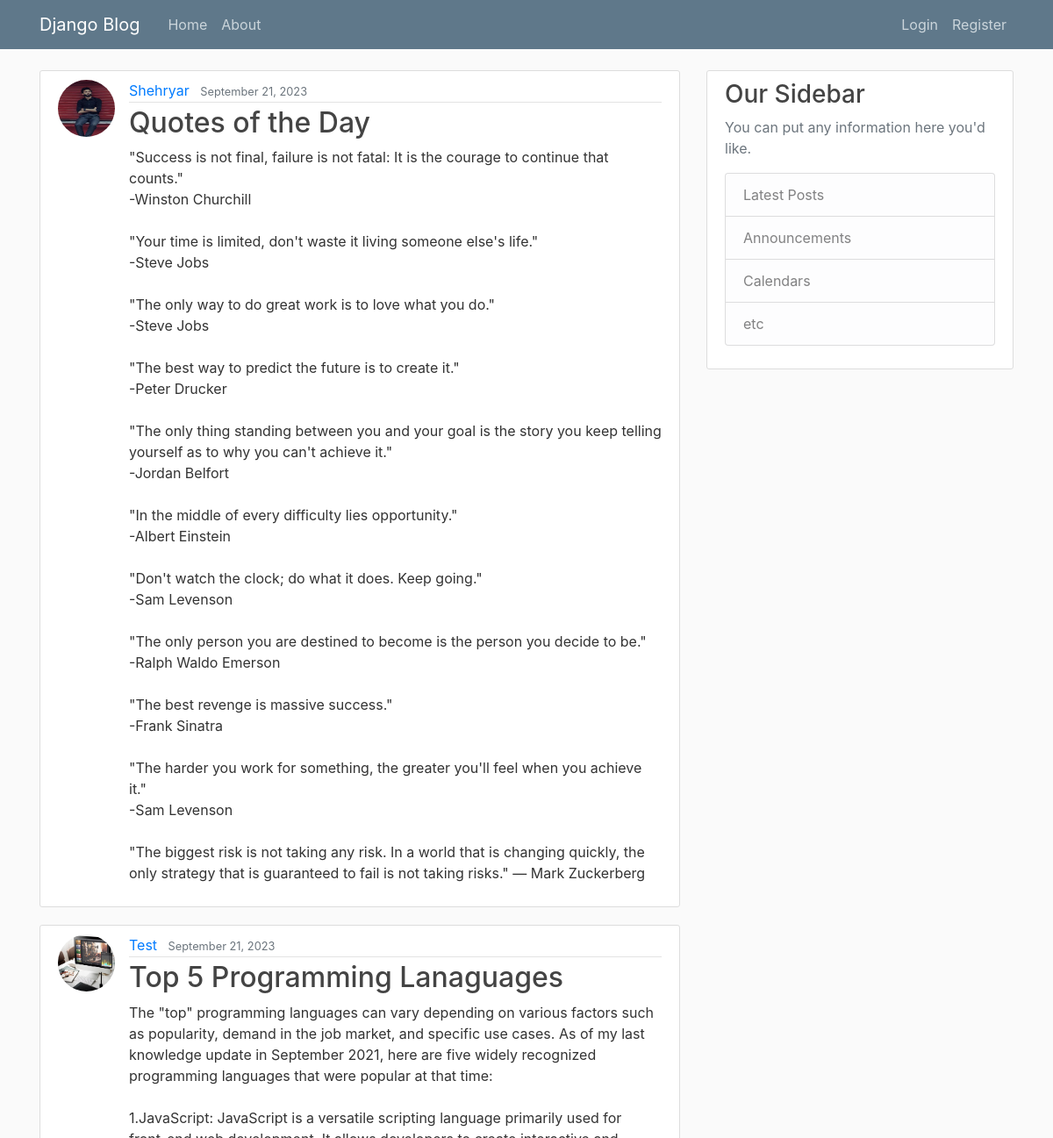
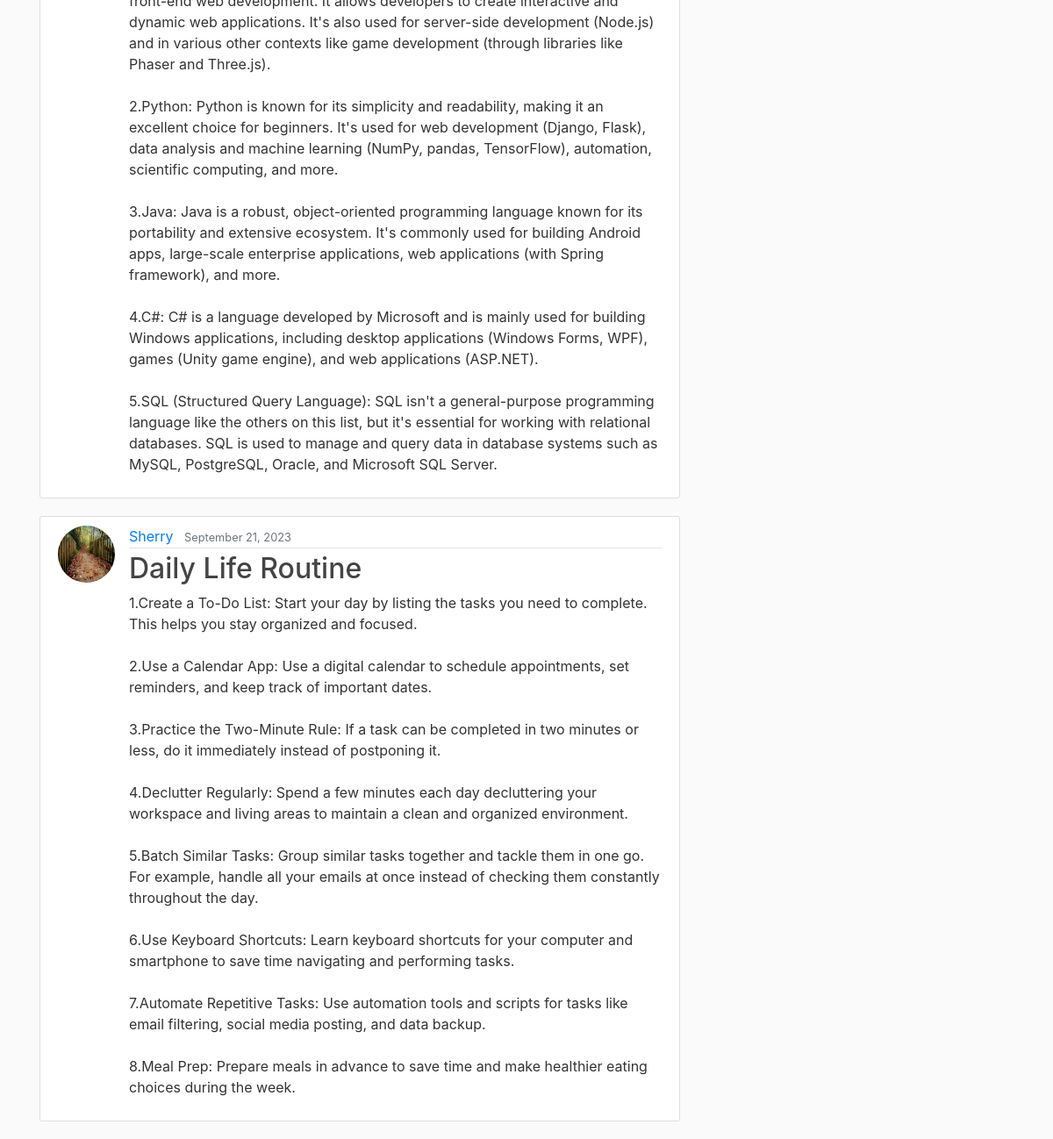
The page / on the database its author committed (2 pictures, top to bottom).
### About/models.py (models this page shows, shortened)
class posts(models.Model):
    title= models.CharField(max_length=100)
    content= models.TextField()
    date_posted= models.DateTimeField(default=timezone.now)
    author= models.ForeignKey(User, on_delete=models.CASCADE)

### users/models.py (models this page shows, shortened)
class Profile(models.Model):
    user = models.OneToOneField(User , on_delete=models.CASCADE )
    image = models.ImageField(default='default.jpg', upload_to='profile_pics')

### About/views.py (the view)
# urls.py: path('', PostListView.as_view(), name='About-home'),
class PostListView(ListView):
   model = posts
   template_name = 'About/template.html'
   context_object_name = 'posts'
   ordering = ['-date_posted']
   paginate_by = 5

### About/templates/About/template.html (shortened to what this page needs)
{% extends "About/base.html" %}
   {% block content %}
   {% for post in posts %}
      <article class="media content-section">
      <img class="rounded-circle article-img" src="{{ post.author.profile.image.url }}">
      <div class="media-body">
      <div class="article-metadata">
      <a class="mr-2" href="{% url 'users-posts' post.author.username  %}">{{ post.author }}</a>
      <small class="text-muted">{{ post.date_posted|date:"F d, Y" }}</small>
      </div>
      <h2><a class="article-title" href="{% url 'post-detail' post.id %} ">{{ post.title }}</a></h2>
      <p class="article-content">{{ post.content }}</p>
      </div>
      </article>
   {% endfor %}
   {% endblock content %}

### About/templates/About/base.html (shortened to what this page needs)
{% load static %}
<!DOCTYPE html>
<html>
<head>
    <link rel="stylesheet" href="https://cdn.jsdelivr.net/npm/bootstrap@4.4.1/dist/css/bootstrap.min.css">
<link rel="stylesheet" type="text/css" href={% static 'about/main.css'%}>
</head>
</head>
   <body>
   <header class="site-header">
  <nav class="navbar navbar-expand-md navbar-dark bg-steel fixed-top">
    <div class="container">
      <a class="navbar-brand mr-4" href="{% url 'About-home' %}">Django Blog</a>
      <div class="collapse navbar-collapse" id="navbarToggle">
        <div class="navbar-nav mr-auto">
          <a class="nav-item nav-link" href="{% url 'About-home' %}">Home</a>
          <a class="nav-item nav-link" href="{% url 'About-about' %}">About</a>
        </div>
        <div class="navbar-nav">
            {% if user.is_authenticated %}
                <a class="nav-item nav-link" href="{% url 'post-create' %}">New Post</a>
                 <a class="nav-item nav-link" href="{% url 'profile' %}">Profile</a>
              <a class="nav-item nav-link" href="{% url 'logout' %}">Logout</a>
            {% else %}
          <a class="nav-item nav-link" href="{% url 'login' %}">Login</a>
          <a class="nav-item nav-link" href="{% url 'register' %}">Register</a>
             {% endif %}
        </div>
      </div>
    </div>
  </nav>
</header>
   <main role="main" class="container">
   <div class="row">
    <div class="col-md-8">
      {% block content %}{% endblock %}
    </div>
    <div class="col-md-4">
      <div class="content-section">
        <h3>Our Sidebar</h3>
        <p class='text-muted'>You can put any information here you'd like.
          <ul class="list-group">
            <li class="list-group-item list-group-item-light">Latest Posts</li>
            <li class="list-group-item list-group-item-light">Announcements</li>
            <li class="list-group-item list-group-item-light">Calendars</li>
            <li class="list-group-item list-group-item-light">etc</li>
          </ul>
        </p>
      </div>
    </div>
  </div>
   </main>
</body>
</html>

### About/static/about/main.css (style rules this page uses)
body { background: #fafafa; color: #333333; margin-top: 5rem; }
h1, h2, h3, h4, h5, h6 { color: #444444; }
ul { margin: 0; }
.bg-steel { background-color: #5f788a; }
.site-header .navbar-nav .nav-link { color: #cbd5db; }
.content-section { background: #ffffff; padding: 10px 20px; border: 1px solid #dddddd; border-radius: 3px; margin-bottom: 20px; }
.article-title { color: #444444; }
.article-content { white-space: pre-line; }
.article-img { height: 65px; width: 65px; margin-right: 16px; }
.article-metadata { padding-bottom: 1px; margin-bottom: 4px; border-bottom: 1px solid #e3e3e3 }

### rows shown on the page
posts: author.profile.image (picture), author "Shehryar", date_posted "September 21, 2023", title "Quotes of the Day", content "\"Success is not final, failure is not fatal: It is the courage to continue that counts.\" -Winston Churchill \"Your time is limited, don't waste it living someone else's life.\" -Steve Jobs \"The only way to do great work is to love what you do.\" -Steve Jobs \"The best way to predict the future is to create it.\" -Peter Drucker \"The only thing standing between you and your goal is the story you keep telling yourself as to why you can't achieve it.\" -Jordan Belfort \"In the middle of every difficulty lies opportunity.\" -Albert Einstein \"Don't watch the clock; do what it does. Keep going.\" -Sam Levenson \"The only person you are destined to become is the person you decide to be.\" -Ralph Waldo Emerson…"
posts: author.profile.image (picture), author "Test", date_posted "September 21, 2023", title "Top 5 Programming Lanaguages", content "The \"top\" programming languages can vary depending on various factors such as popularity, demand in the job market, and specific use cases. As of my last knowledge update in September 2021, here are five widely recognized programming languages that were popular at that time: 1.JavaScript: JavaScript is a versatile scripting language primarily used for front-end web development. It allows developers to create interactive and dynamic web applications. It's also used for server-side development (Node.js) and in various other contexts like game development (through libraries like Phaser and Three.js). 2.Python: Python is known for its simplicity and readability, making it an excellent choice…"
posts: author.profile.image (picture), author "Sherry", date_posted "September 21, 2023", title "Daily Life Routine", content "1.Create a To-Do List: Start your day by listing the tasks you need to complete. This helps you stay organized and focused. 2.Use a Calendar App: Use a digital calendar to schedule appointments, set reminders, and keep track of important dates. 3.Practice the Two-Minute Rule: If a task can be completed in two minutes or less, do it immediately instead of postponing it. 4.Declutter Regularly: Spend a few minutes each day decluttering your workspace and living areas to maintain a clean and organized environment. 5.Batch Similar Tasks: Group similar tasks together and tackle them in one go. For example, handle all your emails at once instead of checking them constantly throughout the day.…"
